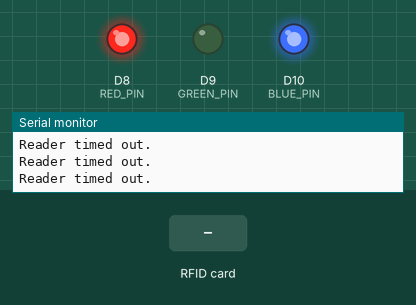
Simulated run of this sketch. Board: Arduino Zero (SAMD21). Parts: output pins drawn as LEDs (lit = HIGH), the last lines printed to the serial monitor. Dashed ring = blinking. The inputs (shaded band) are chosen by the test bench.

Above: at 1.2 s.
1.3 s: RFID card 5E 7A 19 C4 held to the reader
At 1.67 s:
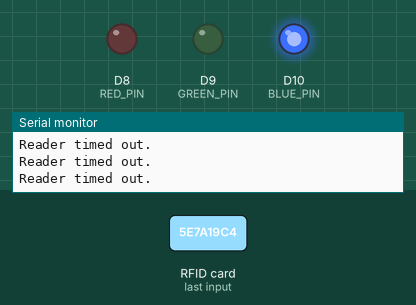
3.3 s: RFID card 5E 7A 19 C4 held to the reader
At 3.42 s:
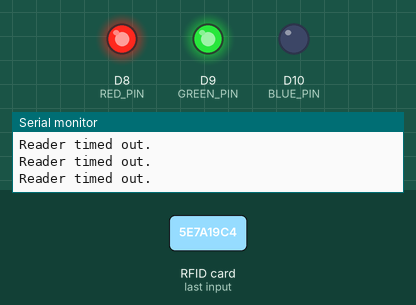
At 3.86 s:
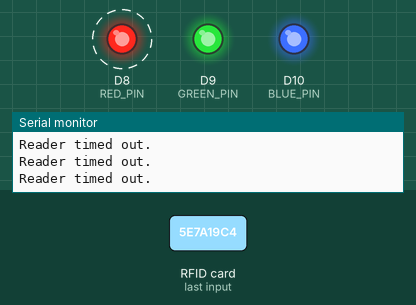
Timing chart, 0 to 6.3 s (numbered marks = the images above; inputs shaded):
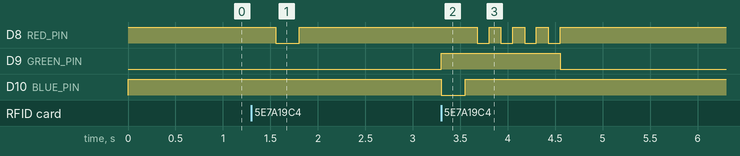

Measured:
- after the input at 1.3 s, D8 (RED_PIN): HIGH → LOW after 0.25 s, → HIGH 0.25 s later
- after the input at 3.3 s, D8 (RED_PIN): alternates HIGH for 0.13 s and LOW for 0.13 s, 8 changes in all, then stays HIGH, starting after 0.38 s; D9 (GREEN_PIN): LOW → HIGH at once, → LOW 1.3 s later; D10 (BLUE_PIN): HIGH → LOW at once, → HIGH 0.25 s later

The sketch:

readMifare_WSDM_vers_w_LED_2020.ino
```cpp
#include <stdio.h>
#include <stdlib.h>

#include <Wire.h>
#include <SPI.h>
#include "Adafruit_PN532.h"

// If using the breakout with SPI, define the pins for SPI communication.
#define PN532_SCK  (2)
#define PN532_MOSI (3)
#define PN532_SS   (4)
#define PN532_MISO (5)

// #define DEBUG ;

// If using the breakout or shield with I2C, define just the pins connected
// to the IRQ and reset lines.  Use the values below (2, 3) for the shield!
#define PN532_IRQ   (2)
#define PN532_RESET (3)  // Not connected by default on the NFC Shield

// Uncomment just _one_ line below depending on how your breakout or shield
// is connected to the Arduino:

// Use this line for a breakout with a software SPI connection (recommended):
Adafruit_PN532 nfc(PN532_SCK, PN532_MISO, PN532_MOSI, PN532_SS);

// Use this line for a breakout with a hardware SPI connection.  Note that
// the PN532 SCK, MOSI, and MISO pins need to be connected to the Arduino's
// hardware SPI SCK, MOSI, and MISO pins.  On an Arduino Uno these are
// SCK = 13, MOSI = 11, MISO = 12.  The SS line can be any digital IO pin.
//Adafruit_PN532 nfc(PN532_SS);

// Or use this line for a breakout or shield with an I2C connection:
//Adafruit_PN532 nfc(PN532_IRQ, PN532_RESET);

#if defined(ARDUINO_ARCH_SAMD)
// for Zero, output on USB Serial console, remove line below if using programming port to program the Zero!
// also change #define in Adafruit_PN532.cpp library file
   #define Serial SerialUSB
#endif


////////////////////////////
//https://forum.arduino.cc/index.php?topic=288234.0
char receivedChar;
boolean newData = false;
const int RED_PIN = 8;
const int GREEN_PIN = 9;
const int BLUE_PIN = 10;
const int DISPLAY_TIME = 8;
char *_GG_prevUIDStr ;  // This should always hold the previous uid read.
char *_GG_currUIDStr ;  // This is the new UID. It should be copied to _GG_prevUIDStr after comparing
boolean _GG_cardChanged = false ;

// used in mainColors() to determine the
// length of time each color is displayed.
//////////////////////////


void setup(void) {
  // Setup the global UID strings
  _GG_prevUIDStr = malloc (9) ;
  _GG_currUIDStr = malloc (9) ;

  strcpy(_GG_prevUIDStr, "00000000\n");
  strcpy(_GG_prevUIDStr, "00000000\n");


  pinMode(RED_PIN, OUTPUT);
  pinMode(GREEN_PIN, OUTPUT);
  pinMode(BLUE_PIN, OUTPUT);

  digitalWrite(RED_PIN, HIGH);
  digitalWrite(GREEN_PIN, HIGH);
  digitalWrite(BLUE_PIN, HIGH);

  #ifndef ESP8266
    while (!Serial); // for Leonardo/Micro/Zero
  #endif


//  Serial.begin(9600);


//  Serial.begin(115200);

  Serial.begin(230400);

  nfc.begin();

  // configure board to read RFID tags
  nfc.SAMConfig();
}


////////////
//https://stackoverflow.com/questions/27448168/conversion-of-uint8-t-to-a-string-c
void *convert(uint8_t *a)
{
 // char* buffer2;
  int i;

//  buffer2 = malloc(9);
//  if (!buffer2)
//    return NULL;

  //char *_GG_newUIDStr[8] = 0;
  for (i = 0; i <= 7; i++)
    _GG_currUIDStr[7 - i] = (((*a) >> i) & (0x01)) + '0';

#ifdef DEBUG
  puts(buffer2);
#endif

  //return _GG_newUIDStr ;
}
///////////////


bool deadManActive = false;


 bool cardIsOnReader = false;

void setLEDGreen(){
    digitalWrite(GREEN_PIN, LOW);
    digitalWrite(RED_PIN, HIGH);
    digitalWrite(BLUE_PIN,HIGH);
}

void setLEDBlue(){
    digitalWrite(RED_PIN, HIGH);
    digitalWrite(GREEN_PIN,HIGH);
    digitalWrite(BLUE_PIN,LOW);
}

void blinkYellow(){
//      digitalWrite(RED_PIN, LOW);
//      digitalWrite(GREEN_PIN, LOW);
//      digitalWrite(BLUE_PIN, LOW);
      delay(250);   // Delay for 10 ms (1/100th of a second) - to help the "smoothing"
       digitalWrite(RED_PIN, LOW);
      digitalWrite(GREEN_PIN, LOW);
      digitalWrite(BLUE_PIN, HIGH);
      delay(250);   // Delay for 10 ms (1/100th of a second) - to help the "smoothing"

}

void blinkRed(){

    int iterate = 0;
    while(iterate != 4){
      iterate=iterate+1;
      digitalWrite(RED_PIN, HIGH);
      digitalWrite(GREEN_PIN,HIGH);
      digitalWrite(BLUE_PIN, HIGH);

      delay(125);   // Delay for 10 ms (1/100th of a second) - to help the "smoothing"

      digitalWrite(RED_PIN, LOW);
      digitalWrite(GREEN_PIN, HIGH);
      digitalWrite(BLUE_PIN, HIGH);

      delay(125);   // Delay for 10 ms (1/100th of a second) - to help the "smoothing"

    }

}

void turnOffLED(){
    digitalWrite(RED_PIN, LOW);
    digitalWrite(GREEN_PIN, LOW);
    digitalWrite(BLUE_PIN,LOW);
}


boolean gg_systemIsIdle = true;

bool redLEDIsOff = true;

bool gg_systemIsActive = false;


void loop(void) {

  static char *preVal = malloc(9) ;

  uint8_t success;
  uint8_t uid[] = { 0, 0, 0, 0, 0, 0, 0 };  // Buffer to store the returned UID
  uint8_t uidLength;
  uint16_t timeout = 250;


  //Serial.println("The loop is starting.");
  //Serial.println(cardIsOnReader);

//  if(cardIsOnReader == true){
//    digitalWrite(RED_PIN, HIGH);
//    digitalWrite(GREEN_PIN, HIGH);
//    digitalWrite(BLUE_PIN,HIGH);
//    Serial.print("Card is on reader...");
//    cardIsOnReader=false;
//  }
//  else{
//    digitalWrite(RED_PIN, HIGH);
//    digitalWrite(GREEN_PIN, LOW);
//    digitalWrite(BLUE_PIN,HIGH);
//    Serial.print("Card is not on reader...");
//  }

  if(gg_systemIsIdle==true){
    setLEDGreen () ; // if the card reads immediately, green should just flash on and off every cycle.

    redLEDIsOff = true;
  }               // If the nfc.Read blocks (i.e. no card), the green stays on till a card is read
//  else if(gg_systemIsActive == true){
//    // system Is active
//    setLEDBlue();
//  }
  else{
    //turnOffLED();
    redLEDIsOff = false;
  }

  success = nfc.readPassiveTargetID(PN532_MIFARE_ISO14443A, uid, &uidLength,timeout);

  if (success) {

        convert(uid); // convert uid into _GG_currUIDStr

        //if(prevVal != *final_string){
        if (strcmp(_GG_prevUIDStr, _GG_currUIDStr) ) { // Check if the strings are different

            strcpy (_GG_prevUIDStr, _GG_currUIDStr) ;
//            strcpy (_GG_currUIDStr, "00000000\n") ;
            _GG_cardChanged = true ; // This flag tells the system to inform the context manager to change contexts
#ifdef DEBUG
            //Serial.print("New value.");
#endif
            // need to free preVal - better to have static preValStr and newValStr and always read into newValStr.
            // If different then copy newValStr to preValStr and zero out newValStr.
//            free(preVal) ;              // This construction is asking for a memory leak and needs constant request for new strings
//            prevVal = *final_string;


            // We have a new card, so blink yellow
            blinkYellow () ;

            // setLEDYellow()


            cardIsOnReader = true;
            //Serial.println("Card value is now:");
            //Serial.println(cardIsOnReader);
            /* WHAT IS BEING SENT*/
           // Serial.print("\n");
            Serial.print("_");
            nfc.PrintHex(uid, uidLength);
            Serial.print("\n");
            /*/////////////////////////////*/
        }
        else{ // case where same card is being read
          _GG_cardChanged = false ;
          /* WHAT IS BEING SENT*/
//            Serial.print("_");
//            nfc.PrintHex(uid, uidLength);
              //Serial.print("\n");
            /*/////////////////////////////*/
//            Serial.print("Old value.");
            //blueColorTransition();

            digitalWrite(RED_PIN, HIGH);
            digitalWrite(GREEN_PIN, HIGH);
            digitalWrite(BLUE_PIN,LOW);

//            digitalWrite(RED_PIN, LOW);
//            digitalWrite(GREEN_PIN, LOW);
//            digitalWrite(BLUE_PIN,LOW);
//            delay(500);   // Delay for 10 ms (1/100th of a second) - to help the "smoothing"
//            digitalWrite(RED_PIN, HIGH);
//            digitalWrite(GREEN_PIN, HIGH);
//            digitalWrite(BLUE_PIN, HIGH);
//            cardIsOnReader = true;
//            Serial.println("Card value is now:");
//            Serial.println(cardIsOnReader);
            //gg_systemIsActive = true;
            gg_systemIsIdle = false;
        }

  }
  else{
    Serial.println("Reader timed out.");
    if(redLEDIsOff == false){
      strcpy(_GG_prevUIDStr, "00000000\n");
      strcpy(_GG_prevUIDStr, "00000000\n");
      blinkRed();
      /* WHAT IS BEING SENT*/
            //Serial.print("\n");
            //Serial.print("_");
            Serial.print("XXXXXX\n");
            /*/////////////////////////////*/
      // Send a flag to the system to disengage card if associated.
    }
    gg_systemIsIdle = true;


  }


}

/*--------------------------------------------------------------*/
/* SUPPORT FUNCTIONS*/
/*--------------------------------------------------------------*/

void blueColorTransition(){

  //Serial.println("////////////");
  int val=0;
  int increm = 20;
  while(val != 255){
      int inVal=255-val;
      analogWrite(BLUE_PIN,inVal);
      analogWrite(RED_PIN,255);
      analogWrite(GREEN_PIN,255);
//      delay(20);

//      delay(DISPLAY_TIME);
      delay(1);

      val=val+1;
//        val=val+increm;
//      Serial.println(val);
  }

  //Serial.println("xxxxxxxxxxxxxx");
  delay(1000);
  val = 255;

  while(val != 0){
     int inVal=255-val;
     analogWrite(BLUE_PIN,inVal);
     analogWrite(RED_PIN,255);
     analogWrite(GREEN_PIN,255);
//     delay(DISPLAY_TIME);
      delay(1);

     val=val-1;
//      val-val-increm;
     Serial.println(val);
  }
}


void recvOneChar() {
 if (Serial.available() > 0) {
 receivedChar = Serial.read();
 newData = true;

 }
}

void showNewData() {
     if (newData == true) {
        //Serial.print("This just in ... ");
        //Serial.println(receivedChar);
         if(receivedChar == 'H'){
            blueColorTransition();
         }

         if(receivedChar == 'i'){
            digitalWrite(RED_PIN, LOW);
            digitalWrite(GREEN_PIN, LOW);
            digitalWrite(BLUE_PIN, HIGH);
            delay(2000);
         }

         if(receivedChar == 'z'){
            digitalWrite(RED_PIN, LOW);
            digitalWrite(GREEN_PIN, HIGH);
            digitalWrite(BLUE_PIN,HIGH);
            delay(2000);
     }


    newData = false;
 }
 digitalWrite(RED_PIN, HIGH);
 digitalWrite(GREEN_PIN, HIGH);
 digitalWrite(BLUE_PIN, HIGH);
}
```
